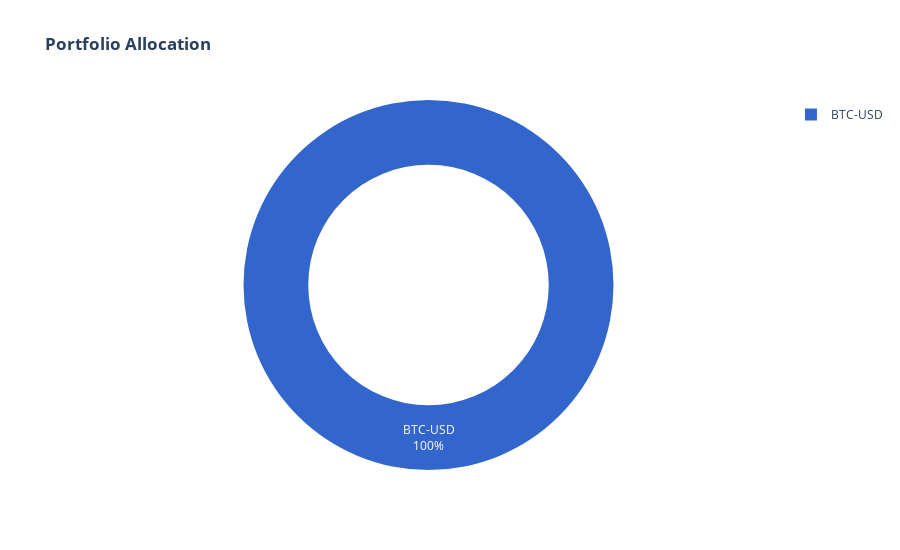
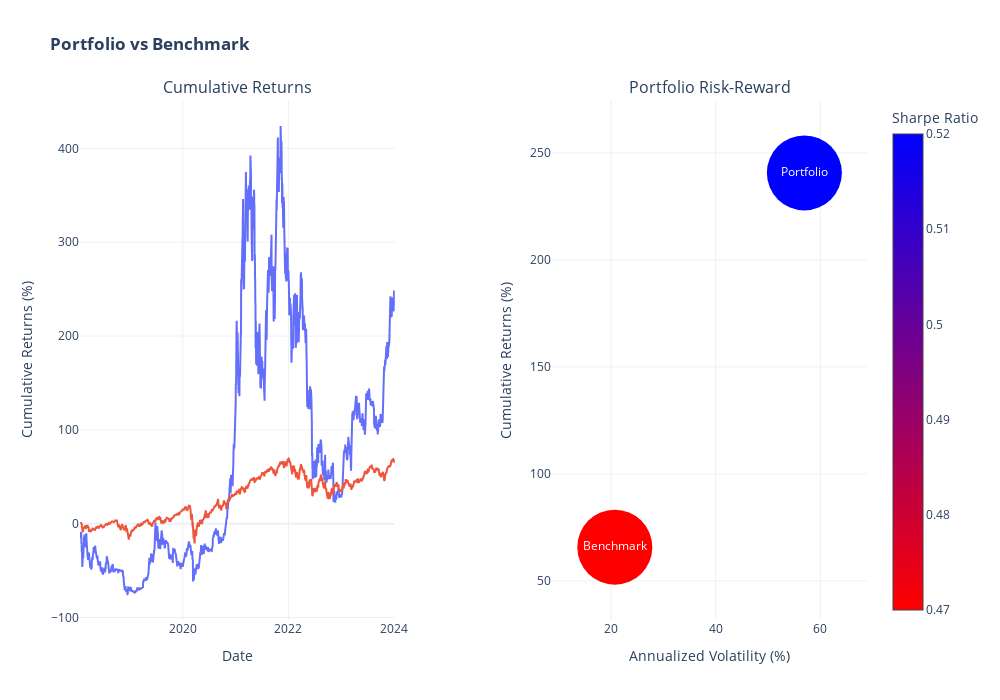

Notebook source saved alongside these figures, in order:
### Code cell
# Defining a dictionary consisting of only one ticker and invested amount
tickers = {
    'BTC-USD': 222950
}

portfolio_returns(tickers, '2018-01-20', '2024-01-08', '^GSPC')

### Figure 1 — Plotly figure (JSON) as saved in the notebook; plotly's stock layout.template omitted (floating-point values rounded to 4 significant figures)
{"data": [{"hole": 0.65, "hoverinfo": "label+percent", "labels": ["BTC-USD"], "marker": {"colors": ["#3366CC", "#DC3912", "#FF9900", "#109618", "#990099", "#0099C6", "#DD4477", "#66AA00", "#B82E2E", "#316395"]}, "textinfo": "label+percent", "type": "pie", "values": [1]}], "layout": {"height": 550, "title": {"text": "<b>Portfolio Allocation</b>"}}}

### Figure 2 — Plotly figure (JSON) as saved in the notebook; plotly's stock layout.template omitted (floating-point values rounded to 4 significant figures; data arrays with more than 128 entries replaced by an {"elided": "..."} marker saying what was removed)
{"data": [{"hovertemplate": "%{y:.2f}%", "mode": "lines", "name": "Portfolio", "showlegend": false, "type": "scatter", "x": {"elided": "2179 str values"}, "xaxis": "x", "y": {"elided": "2179 float values"}, "yaxis": "y"}, {"hovertemplate": "%{y:.2f}%", "mode": "lines", "name": "Benchmark", "showlegend": false, "type": "scatter", "x": {"elided": "1500 str values"}, "xaxis": "x", "y": {"elided": "1500 float values"}, "yaxis": "y"}, {"hovertemplate": "%{y:.2f}%<br>Annualized Volatility: %{x:.2f}%<br>Sharpe Ratio: %{marker.color:.2f}", "marker": {"color": [0.52, 0.47], "colorbar": {"title": {"text": "Sharpe Ratio"}}, "colorscale": [[0, "rgb(255,0,0)"], [1, "rgb(0,0,255)"]], "showscale": true, "size": 75}, "mode": "markers+text", "name": "Returns", "showlegend": false, "text": ["Portfolio", "Benchmark"], "textfont": {"color": "white"}, "textposition": "middle center", "type": "scatter", "x": [56.94, 20.72], "xaxis": "x2", "y": [240.7, 65.81], "yaxis": "y2"}], "layout": {"annotations": [{"font": {"size": 16}, "showarrow": false, "text": "Cumulative Returns", "x": 0.2, "xanchor": "center", "xref": "paper", "y": 1, "yanchor": "bottom", "yref": "paper"}, {"font": {"size": 16}, "showarrow": false, "text": "Portfolio Risk-Reward", "x": 0.8, "xanchor": "center", "xref": "paper", "y": 1, "yanchor": "bottom", "yref": "paper"}], "height": 700, "hovermode": "x unified", "title": {"text": "<b>Portfolio vs Benchmark</b>"}, "width": 1000, "xaxis": {"anchor": "y", "domain": [0, 0.4], "title": {"text": "Date"}}, "xaxis2": {"anchor": "y2", "domain": [0.6, 1], "title": {"text": "Annualized Volatility (%)"}}, "yaxis": {"anchor": "x", "domain": [0, 1], "title": {"text": "Cumulative Returns (%)"}}, "yaxis2": {"anchor": "x2", "domain": [0, 1], "title": {"text": "Cumulative Returns (%)"}}}}
